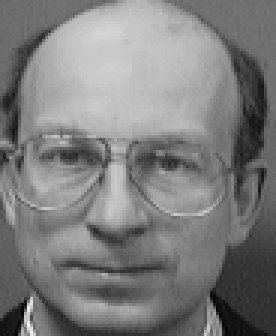
%> input picture Assignment4/Assignment4/att_faces/s13/1.pgm, 92 x 112 px (shown 3 times larger)
$ octave pca.m   (GNU Octave 9; MATLAB toolbox functions it lacks are replaced by stand-ins)
%> lines starting %> are read from the running program, lines starting %| are printed output that depends on the picture
A = double(imread('../att_faces/s1/1.pgm'));
%> A: size 112x92 double; min 2, max 242, mean 125.2; mean of the top-left, top-right, bottom-left and bottom-right quarters 149.4, 131.7, 121.1, 98.6
B = double(imread('../att_faces/s1/2.pgm'));
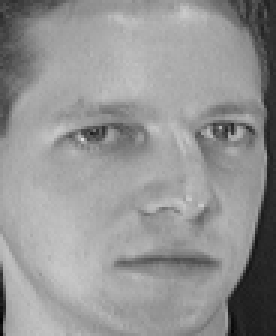
%> input picture Assignment4/Assignment4/att_faces/s1/2.pgm, 92 x 112 px (shown 3 times larger)
%> B: size 112x92 double; min 2, max 223, mean 148; mean of the top-left, top-right, bottom-left and bottom-right quarters 147.7, 144, 171.3, 129
C = double(imread('../att_faces/s1/3.pgm'));
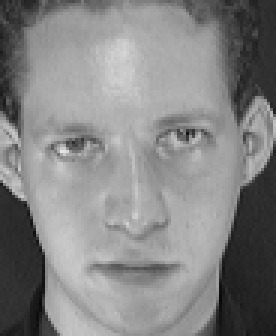
%> input picture Assignment4/Assignment4/att_faces/s1/3.pgm, 92 x 112 px (shown 3 times larger)
%> C: size 112x92 double; min 7, max 232, mean 132.6; mean of the top-left, top-right, bottom-left and bottom-right quarters 147.9, 128.6, 138, 115.9
D = double(imread('../att_faces/s1/4.pgm'));
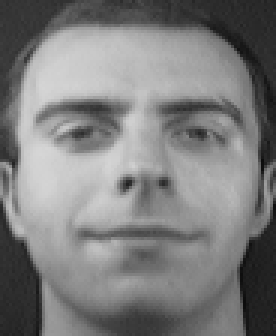
%> input picture Assignment4/Assignment4/att_faces/s19/4.pgm, 92 x 112 px (shown 3 times larger)
%> D: size 112x92 double; min 12, max 214, mean 125.4; mean of the top-left, top-right, bottom-left and bottom-right quarters 142.9, 112.4, 133.7, 112.7
E = double(imread('../att_faces/s1/5.pgm'));
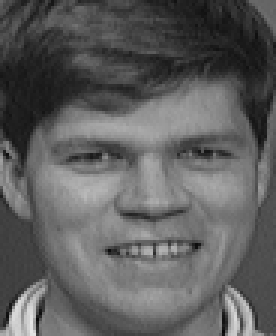
%> input picture Assignment4/Assignment4/att_faces/s33/5.pgm, 92 x 112 px (shown 3 times larger)
%> E: size 112x92 double; min 6, max 230, mean 94.3; mean of the top-left, top-right, bottom-left and bottom-right quarters 71.8, 76.7, 113.4, 115.3
F = double(imread('../att_faces/s1/6.pgm'));
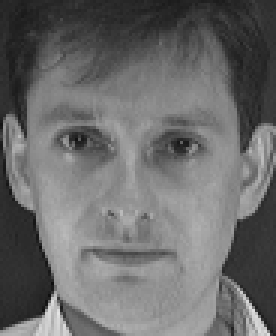
%> input picture Assignment4/Assignment4/att_faces/s24/6.pgm, 92 x 112 px (shown 3 times larger)
%> F: size 112x92 double; min 14, max 228, mean 106.6; mean of the top-left, top-right, bottom-left and bottom-right quarters 89.6, 89.5, 121.7, 125.7

vector1 = A(:);
vector2 = B(:);
vector3 = C(:);
vector4 = D(:);
vector5 = E(:);
vector6 = F(:);

average = (vector1+vector2+vector3+vector4+vector5+vector6)/6;

vector1 = vector1-average;
vector2 = vector2-average;
vector3 = vector3-average;
vector4 = vector4-average;
vector5 = vector5-average;
vector6 = vector6-average;

X = [vector1,vector2,vector3,vector4,vector5,vector6];
XT = transpose(X);
L = XT*X;
%> L = [13807985.9 954139.6 138559.1 -1206724.4 -6236039.3 -7457920.9; 954139.6 15708788.3 1076331.7 -81048.8 -10038097.6 -7620113.3; 138559.1 1076331.7 10918871.2 -181303.2 -9093092.1 -2859366.7; -1206724.4 -81048.8 -181303.2 11899776.3 -6731993.6 -3698706.2; -6236039.3 -10038097.6 -9093092.1 -6731993.6 23790419.6 8308802.9; -7457920.9 -7620113.3 -2859366.7 -3698706.2 8308802.9 13327304.3]

[eigVector,eigVAlue] = eig(L);
%> eigVector = [-0.408 0.271 -0.0872 0.434 0.701 -0.27; -0.408 0.0837 0.102 -0.804 0.0846 -0.403; -0.408 -0.505 -0.617 0.17 -0.322 -0.254; -0.408 -0.0629 0.711 0.344 -0.412 -0.192; -0.408 -0.458 0.159 -0.136 0.311 0.695; -0.408 0.671 -0.267 -0.00759 -0.362 0.424]; eigVAlue = [-3.1e-07 0 0 0 0 0; 0 6193385.5 0 0 0 0; 0 0 12076004 0 0 0; 0 0 0 13227267.3 0 0; 0 0 0 0 15657854.4 0; 0 0 0 0 0 42298634.3]

eigVectOfC = X*eigVector;
%> (the run ends here)
